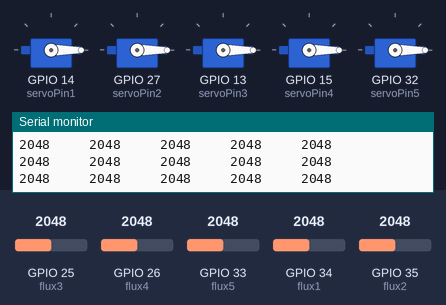
A sketch run on a simulated ESP32. Parts: 5 × servo, the last lines printed to the serial monitor. The inputs (shaded band) are chosen by the test bench; at power-on: GPIO 26 (flux4) = 2048, GPIO 25 (flux3) = 2048, GPIO 33 (flux5) = 2048, GPIO 34 (flux1) = 2048, GPIO 35 (flux2) = 2048.

Above: at 1.2 s.
1.3 s: GPIO 26 (flux4) set to 1445
2.8 s: GPIO 26 (flux4) set to 1367
At 2.99 s:
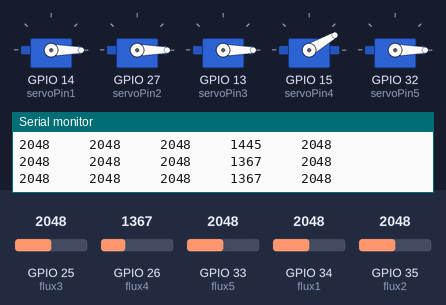
At 4.9 s:
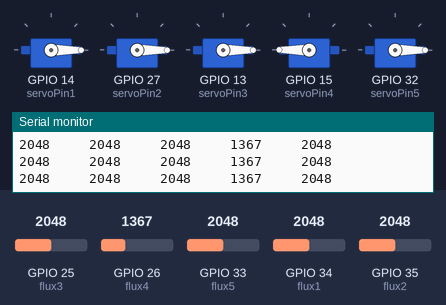
5.8 s: GPIO 25 (flux3) set to 1373
7.3 s: GPIO 25 (flux3) set to 1310
At 9.3 s:
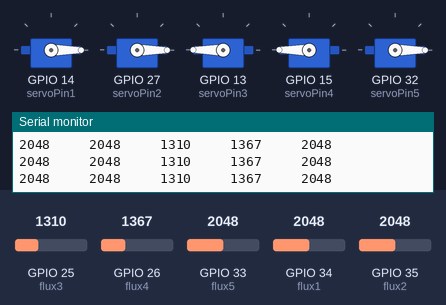
10.3 s: GPIO 33 (flux5) set to 1350
11.8 s: GPIO 33 (flux5) set to 1229
At 13.9 s:
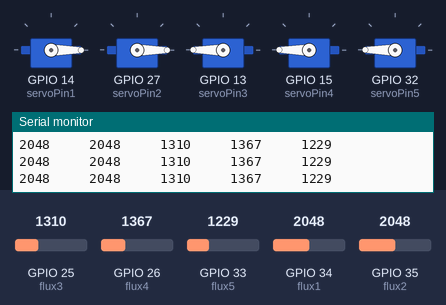
Timing chart, 0 to 15.4 s (numbered marks = the images above; inputs shaded):
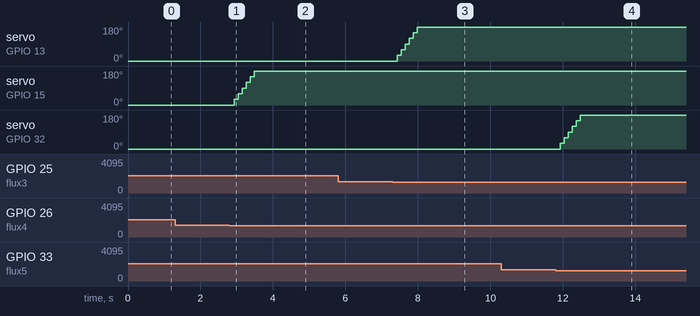

The sketch:

FLEX_CODE.ino
```cpp
#include <Servo_ESP32.h>
/*********/
static const int servoPin1 = 14; // pin printed as G14
static const int flux1 = 34;// pin printed as G12

static const int servoPin2 = 27; // pin printed as G27
static const int flux2 = 35;// pin printed as G13

static const int servoPin3 = 13; // pin printed as G26
static const int flux3 = 25;// pin printed as G36

static const int servoPin4 = 15; // pin printed as G25
static const int flux4 = 26;// pin printed as G35

static const int servoPin5 = 32; // pin printed as G33
static const int flux5 = 33;// pin printed as G34
/*********/
int count1=0;
int count2=0;
int count3=0;
int count4=0;
int count5=0;
/*********/
Servo_ESP32 m1;
Servo_ESP32 m2;
Servo_ESP32 m3;
Servo_ESP32 m4;
Servo_ESP32 m5;
/*********/
void setup() {
    Serial.begin(115200);
    m1.attach(servoPin1);
    m2.attach(servoPin2);
    m3.attach(servoPin3);
    m4.attach(servoPin4);
    m5.attach(servoPin5);
}
/*********/
void loop() {
    int x1 = analogRead(flux1);
    int x2 = analogRead(flux2);
    int x3 = analogRead(flux3);
    int x4 = analogRead(flux4);
    int x5 = analogRead(flux5);
    Serial.print(x1);
    Serial.print("     ");
    Serial.print(x2);
    Serial.print("     ");
    Serial.print(x3);
    Serial.print("     ");
    Serial.print(x4);
    Serial.print("     ");
    Serial.print(x5);
    Serial.println();
/***FLUX 1******/
    if(x1<870)
  {
    m1.write(count1);
    if(count1>175)
    {

    }
    else
    {
      count1=count1+30;
      delay(10);
    }
  }
  else
  {
    m1.write(count1);
    if(count1<10)
    {

    }
    else
    {
      count1=count1-30;
      delay(10);
    }
  }

/***FLUX 2******/

    if(x2<910)
  {
    m2.write(count2);
    if(count2>175)
    {

    }
    else
    {
      count2=count2+30;
      delay(10);
    }
  }
  else
  {
    m2.write(count2);
    if(count2<10)
    {

    }
    else
    {
      count2=count2-30;
      delay(10);
    }
  }
/***FLUX 3******/
    if(x3<1345)
  {
    m3.write(count3);
    if(count3>175)
    {

    }
    else
    {
      count3=count3+30;
      delay(10);
    }
  }
  else
  {
    m3.write(count3);
    if(count3<10)
    {

    }
    else
    {
      count3=count3-30;
      delay(10);
    }
  }

/***FLUX 4******/

    if(x4<1415)
  {
    m4.write(count4);
    if(count4>175)
    {

    }
    else
    {
      count4=count4+30;
      delay(10);
    }
  }
  else
  {
    m4.write(count4);
    if(count4<10)
    {

    }
    else
    {
      count4=count4-30;
      delay(10);
    }
  }
/***FLUX 5******/

    if(x5<1295)
  {
    m5.write(count5);
    if(count5>175)
    {

    }
    else
    {
      count5=count5+30;
      delay(10);
    }
  }
  else
  {
    m5.write(count5);
    if(count5<10)
    {

    }
    else
    {
      count5=count5-30;
      delay(10);
    }
  }

    delay(100);
}
```

Measured:
- the behaviour switches between 1415 and 1414 on GPIO 26 (flux4) (found by bisection; images 0 and 1)
- the behaviour switches between 1345 and 1344 on GPIO 25 (flux3) (found by bisection; images 2 and 3)
- the behaviour switches between 1295 and 1294 on GPIO 33 (flux5) (found by bisection; images 3 and 4)
- after the input at 2.8 s, servo on GPIO 15 (servoPin4): moves from 0° to 180° over 0.55 s, starting after 0.13 s
- after the input at 7.3 s, servo on GPIO 13 (servoPin3): moves from 0° to 180° over 0.55 s, starting after 0.13 s
- after the input at 11.8 s, servo on GPIO 32 (servoPin5): moves from 0° to 180° over 0.55 s, starting after 0.13 s
